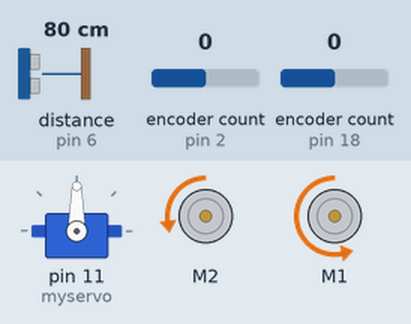
This sketch was run on a simulated Arduino Uno, built with avr-gcc and run on an emulated ATmega328P. Parts: servo, 2 × DC motor (green arrow = forward, orange = backward, longer = faster). Wiring (inferred from the names in the program): ultrasonic range finder: trigger pin 7; echo pin 6. Inputs (shaded band) come from the test bench; at power-on: distance to the obstacle (sensor on pin 6) 80 cm, encoder count (sensors on pin 2, pin 18) 0. The echo pulse lasts 58.3 µs per cm; what the sketch prints to the serial monitor is not drawn.

Above: at 1.2 s.
1.3 s: distance to the obstacle (sensor on pin 6) set to 28 cm
3.4 s: distance to the obstacle (sensor on pin 6) set to 26 cm
At 6.8 s:
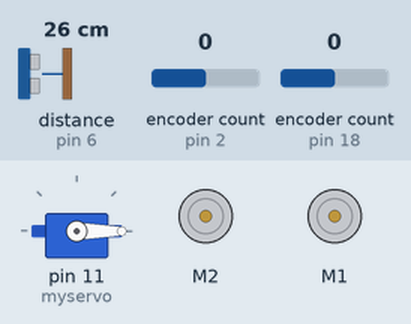
At 9.3 s:
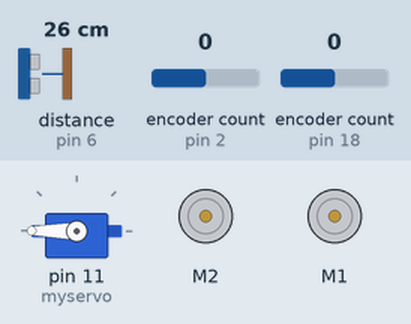
9.4 s: encoder count (sensor on pin 2) set to 1
At 12.9 s:
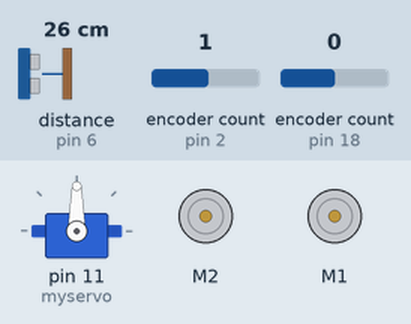
Timing chart, 0 to 17.7 s (numbered marks = the images above; inputs shaded):
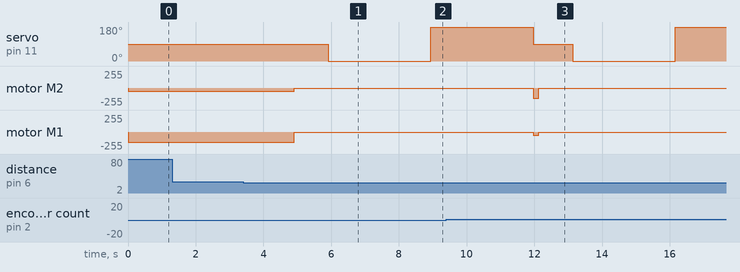

Measured:
- the behaviour switches between 27 and 26 cm on distance to the obstacle (sensor on pin 6) (found by bisection; images 0 and 1)
- after the input at 1.3 s, every drawn part: stays the same
- after the input at 3.4 s, servo on pin 11 (myservo): 90° → 0° after 2.5 s, → 180° 3.0 s later; motor M2: backward 50/255 → stopped after 1.5 s; motor M1: backward 150/255 → stopped after 1.5 s

The sketch:

PHY450_robot.ino
```cpp
#include <Servo.h>
#include <Encoder.h>
#include <Adafruit_MotorShield.h>


Adafruit_MotorShield AFMS = Adafruit_MotorShield();

Encoder Enc1(2, 3);
Encoder Enc2(18, 19);

Adafruit_DCMotor *motor1 = AFMS.getMotor(1);
Adafruit_DCMotor *motor2 = AFMS.getMotor(2);

Servo myservo;

int pos = 0;

int value1;
int value2;

void setup() {
  AFMS.begin();
  Serial.begin(9600);
  Serial.println("Begin ");
  myservo.attach(11);

  pinMode(2, INPUT);
  pinMode(3, INPUT);

  pinMode(18, INPUT);
  pinMode(19, INPUT);

  clear();
}

void loop() {
  if (Motor1Val() > Motor2Val()) {
    LeftMotor();
    Serial.print(Motor1Val(), Motor2Val());
  }
  else if (Motor2Val() > Motor1Val()) {
    RightMotor();
    Serial.print(Motor1Val(), Motor2Val());
  }
  else {
    LeftMotor();
    RightMotor();
    Serial.print(Motor1Val(), Motor2Val());
  }

  if (distanceMeasure() <= 500) {
    Serial.println(distanceMeasure());
    Stop();
    delay(1000);
    myservo.write(0);
    value1 = distanceMeasure();
    delay(3000);
    myservo.write(180);
    value2 = distanceMeasure();
    delay(3000);
    myservo.write(90);

    if (value1 > value2) {
      for(int i = 0; i < 2; i++){
        turnLeft();
        delay(2000);
      }
    }

    if(value2 > value1){
      for(int i = 0; i < 2; i++){
        turnRight();
        delay(2000);
      }
    }
  }
}

void RightMotor() {
  motor1->run(BACKWARD);
  motor1->setSpeed(150);
  motor2->run(BACKWARD);
  motor2->setSpeed(50);
}

void LeftMotor() {
  motor2->run(BACKWARD);
  motor2->setSpeed(150);
  motor1->run(BACKWARD);
  motor1->setSpeed(50);
}

void Stop() {
  motor1->run(RELEASE);
  motor2->run(RELEASE);
}

int Motor1Val() {
  int Motor1val = Enc1.read();
  return Motor1val;
}

int Motor2Val() {
  int Motor2val = Enc2.read();
  return Motor2val;
}

void clear() {
  Enc1.write(0);
  Enc2.write(0);
}

int distanceMeasure() {
  Serial.begin(9600);
  int urs = 7;
  int irs = 6;
  long pingtime;
  long distance;

  pinMode(urs, OUTPUT);
  digitalWrite(urs, HIGH);
  delayMicroseconds(5);
  digitalWrite(urs, LOW);
  delayMicroseconds(2);
  pinMode(irs, INPUT);
  pingtime = pulseIn(irs, HIGH);
  distance = 343 * pingtime;
  delay(25);
  return (distance * 0.001);
}

void turnRight(){
  motor2->run(BACKWARD);
  motor2->setSpeed(50);
  motor1->run(RELEASE);
}

void turnLeft(){
  motor1->run(BACKWARD);
  motor1->setSpeed(50);
  motor2->run(RELEASE);
}
```
